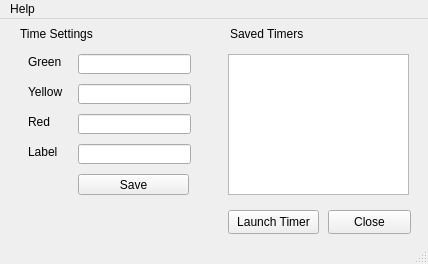
<?xml version="1.0" encoding="UTF-8"?>
<ui version="4.0">
 <class>MainWindow</class>
 <widget class="QMainWindow" name="MainWindow">
  <property name="geometry">
   <rect>
    <x>0</x>
    <y>0</y>
    <width>428</width>
    <height>264</height>
   </rect>
  </property>
  <property name="windowTitle">
   <string>MainWindow</string>
  </property>
  <widget class="QWidget" name="centralwidget">
   <widget class="QPushButton" name="SaveBtn">
    <property name="geometry">
     <rect>
      <x>78</x>
      <y>155</y>
      <width>111</width>
      <height>21</height>
     </rect>
    </property>
    <property name="text">
     <string>Save</string>
    </property>
   </widget>
   <widget class="QLineEdit" name="GreenEdit">
    <property name="geometry">
     <rect>
      <x>78</x>
      <y>35</y>
      <width>113</width>
      <height>20</height>
     </rect>
    </property>
   </widget>
   <widget class="QLineEdit" name="YellowEdit">
    <property name="geometry">
     <rect>
      <x>78</x>
      <y>65</y>
      <width>113</width>
      <height>20</height>
     </rect>
    </property>
   </widget>
   <widget class="QLineEdit" name="RedEdit">
    <property name="geometry">
     <rect>
      <x>78</x>
      <y>95</y>
      <width>113</width>
      <height>20</height>
     </rect>
    </property>
   </widget>
   <widget class="QLineEdit" name="LabelEdit">
    <property name="geometry">
     <rect>
      <x>78</x>
      <y>125</y>
      <width>113</width>
      <height>20</height>
     </rect>
    </property>
   </widget>
   <widget class="QPushButton" name="LaunchBtn">
    <property name="geometry">
     <rect>
      <x>228</x>
      <y>191</y>
      <width>91</width>
      <height>24</height>
     </rect>
    </property>
    <property name="text">
     <string>Launch Timer</string>
    </property>
   </widget>
   <widget class="QListWidget" name="SavedList">
    <property name="geometry">
     <rect>
      <x>228</x>
      <y>35</y>
      <width>181</width>
      <height>141</height>
     </rect>
    </property>
   </widget>
   <widget class="QPushButton" name="CloseBtn">
    <property name="geometry">
     <rect>
      <x>328</x>
      <y>191</y>
      <width>83</width>
      <height>24</height>
     </rect>
    </property>
    <property name="text">
     <string>Close</string>
    </property>
   </widget>
   <widget class="QLabel" name="label">
    <property name="geometry">
     <rect>
      <x>28</x>
      <y>35</y>
      <width>41</width>
      <height>16</height>
     </rect>
    </property>
    <property name="text">
     <string>Green</string>
    </property>
   </widget>
   <widget class="QLabel" name="label_2">
    <property name="geometry">
     <rect>
      <x>28</x>
      <y>65</y>
      <width>41</width>
      <height>16</height>
     </rect>
    </property>
    <property name="text">
     <string>Yellow</string>
    </property>
   </widget>
   <widget class="QLabel" name="label_3">
    <property name="geometry">
     <rect>
      <x>28</x>
      <y>95</y>
      <width>31</width>
      <height>16</height>
     </rect>
    </property>
    <property name="text">
     <string>Red</string>
    </property>
   </widget>
   <widget class="QLabel" name="label_4">
    <property name="geometry">
     <rect>
      <x>28</x>
      <y>125</y>
      <width>41</width>
      <height>16</height>
     </rect>
    </property>
    <property name="text">
     <string>Label</string>
    </property>
   </widget>
   <widget class="QLabel" name="label_5">
    <property name="geometry">
     <rect>
      <x>20</x>
      <y>7</y>
      <width>101</width>
      <height>16</height>
     </rect>
    </property>
    <property name="text">
     <string>Time Settings</string>
    </property>
   </widget>
   <widget class="QLabel" name="label_6">
    <property name="geometry">
     <rect>
      <x>230</x>
      <y>7</y>
      <width>101</width>
      <height>16</height>
     </rect>
    </property>
    <property name="text">
     <string>Saved Timers</string>
    </property>
   </widget>
  </widget>
  <widget class="QMenuBar" name="menubar">
   <property name="geometry">
    <rect>
     <x>0</x>
     <y>0</y>
     <width>428</width>
     <height>19</height>
    </rect>
   </property>
   <widget class="QMenu" name="menuAbout">
    <property name="title">
     <string>Help</string>
    </property>
    <addaction name="separator"/>
    <addaction name="actionHelp"/>
    <addaction name="actionAbout"/>
   </widget>
   <addaction name="menuAbout"/>
  </widget>
  <widget class="QStatusBar" name="statusbar"/>
  <action name="actionHelp">
   <property name="text">
    <string>Help</string>
   </property>
  </action>
  <action name="actionAbout">
   <property name="text">
    <string>About</string>
   </property>
  </action>
 </widget>
 <resources/>
 <connections/>
</ui>
